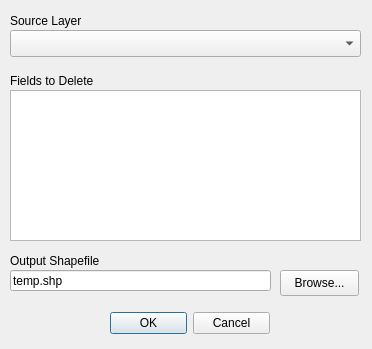
<?xml version="1.0" encoding="UTF-8"?>
<ui version="4.0">
 <class>mmqgis_delete_columns_form</class>
 <widget class="QDialog" name="mmqgis_delete_columns_form">
  <property name="windowModality">
   <enum>Qt::ApplicationModal</enum>
  </property>
  <property name="enabled">
   <bool>true</bool>
  </property>
  <property name="geometry">
   <rect>
    <x>0</x>
    <y>0</y>
    <width>372</width>
    <height>349</height>
   </rect>
  </property>
  <property name="mouseTracking">
   <bool>false</bool>
  </property>
  <property name="windowTitle">
   <string>Delete Columns</string>
  </property>
  <widget class="QDialogButtonBox" name="buttonBox">
   <property name="geometry">
    <rect>
     <x>110</x>
     <y>310</y>
     <width>160</width>
     <height>26</height>
    </rect>
   </property>
   <property name="orientation">
    <enum>Qt::Horizontal</enum>
   </property>
   <property name="standardButtons">
    <set>QDialogButtonBox::Cancel|QDialogButtonBox::Ok</set>
   </property>
  </widget>
  <widget class="QLabel" name="label">
   <property name="geometry">
    <rect>
     <x>10</x>
     <y>250</y>
     <width>261</width>
     <height>22</height>
    </rect>
   </property>
   <property name="text">
    <string>Output Shapefile</string>
   </property>
  </widget>
  <widget class="QLineEdit" name="filename">
   <property name="geometry">
    <rect>
     <x>10</x>
     <y>270</y>
     <width>261</width>
     <height>21</height>
    </rect>
   </property>
   <property name="text">
    <string>temp.shp</string>
   </property>
   <property name="readOnly">
    <bool>false</bool>
   </property>
  </widget>
  <widget class="QPushButton" name="browse">
   <property name="geometry">
    <rect>
     <x>280</x>
     <y>270</y>
     <width>79</width>
     <height>26</height>
    </rect>
   </property>
   <property name="text">
    <string>Browse...</string>
   </property>
  </widget>
  <widget class="QComboBox" name="sourcelayer">
   <property name="geometry">
    <rect>
     <x>10</x>
     <y>30</y>
     <width>351</width>
     <height>27</height>
    </rect>
   </property>
  </widget>
  <widget class="QLabel" name="label_4">
   <property name="geometry">
    <rect>
     <x>10</x>
     <y>10</y>
     <width>121</width>
     <height>22</height>
    </rect>
   </property>
   <property name="text">
    <string>Source Layer</string>
   </property>
  </widget>
  <widget class="QListWidget" name="fieldnames">
   <property name="geometry">
    <rect>
     <x>10</x>
     <y>90</y>
     <width>351</width>
     <height>151</height>
    </rect>
   </property>
   <property name="selectionMode">
    <enum>QAbstractItemView::ExtendedSelection</enum>
   </property>
  </widget>
  <widget class="QLabel" name="label_5">
   <property name="geometry">
    <rect>
     <x>10</x>
     <y>70</y>
     <width>121</width>
     <height>22</height>
    </rect>
   </property>
   <property name="text">
    <string>Fields to Delete</string>
   </property>
  </widget>
 </widget>
 <tabstops>
  <tabstop>sourcelayer</tabstop>
  <tabstop>fieldnames</tabstop>
  <tabstop>filename</tabstop>
  <tabstop>browse</tabstop>
  <tabstop>buttonBox</tabstop>
 </tabstops>
 <resources/>
 <connections>
  <connection>
   <sender>buttonBox</sender>
   <signal>accepted()</signal>
   <receiver>mmqgis_delete_columns_form</receiver>
   <slot>accept()</slot>
   <hints>
    <hint type="sourcelabel">
     <x>248</x>
     <y>254</y>
    </hint>
    <hint type="destinationlabel">
     <x>157</x>
     <y>274</y>
    </hint>
   </hints>
  </connection>
  <connection>
   <sender>buttonBox</sender>
   <signal>rejected()</signal>
   <receiver>mmqgis_delete_columns_form</receiver>
   <slot>reject()</slot>
   <hints>
    <hint type="sourcelabel">
     <x>316</x>
     <y>260</y>
    </hint>
    <hint type="destinationlabel">
     <x>286</x>
     <y>274</y>
    </hint>
   </hints>
  </connection>
 </connections>
</ui>
